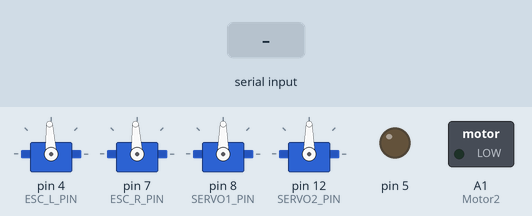
Recording of a sketch running on a simulated Arduino Leonardo, built with avr-gcc and run on an emulated ATmega32U4. Parts: 4 × servo, switched loads named in the sketch (green lamp = pin HIGH), output pins drawn as LEDs (lit = HIGH). The test bench sets the inputs (shaded band).

Above: at 3.2 s.
3.3 s: "90,45,200\n" received over the second serial link
At 4.1 s:
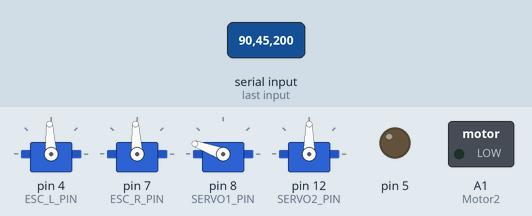
5.3 s: "30,150,10\n" received over the second serial link
At 5.7 s:
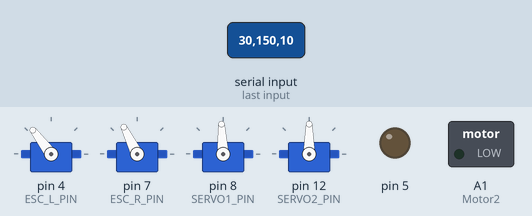
7.3 s: "90,45\n" received over the second serial link
At 7.7 s:
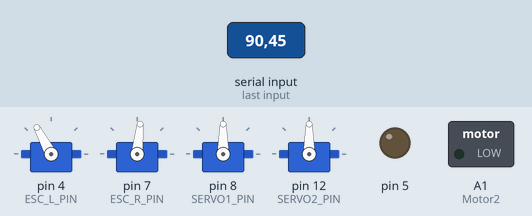
9.3 s: "90\n" received over the second serial link
At 11.0 s:
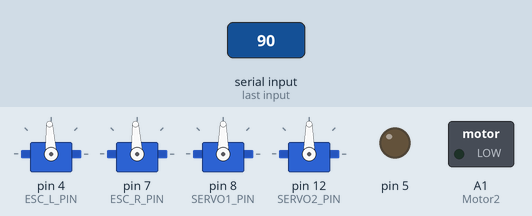
11.3 s: "200\n" received over the second serial link
At 11.55 s:
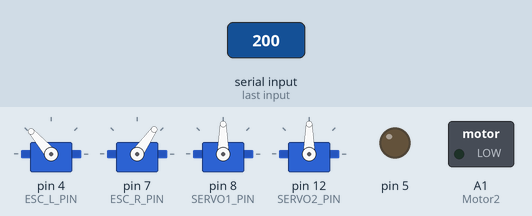
13.3 s: "1,90\n" received over the second serial link
At 13.7 s:
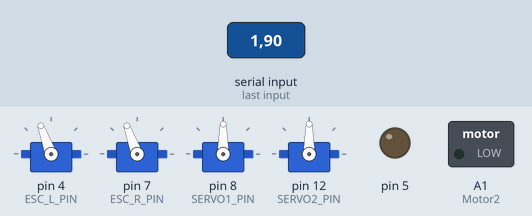
Timing chart, 0 to 16.3 s (numbered marks = the images above; inputs shaded):
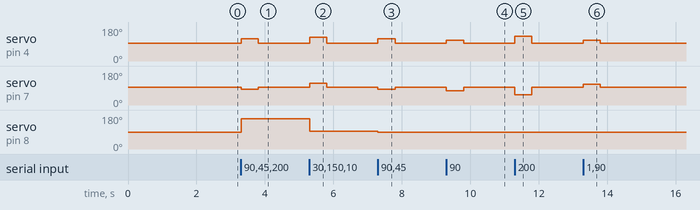

Measured:
- after the input at 3.3 s, servo on pin 4 (ESC_L_PIN): 93° → 118° at once, → 93° 0.50 s later; servo on pin 7 (ESC_R_PIN): 93° → 84° at once, → 93° 0.50 s later; servo on pin 8 (SERVO1_PIN): 90° → 160° at once
- after the input at 5.3 s, servo on pin 4 (ESC_L_PIN): 93° → 127° at once, → 93° 0.50 s later; servo on pin 7 (ESC_R_PIN): 93° → 116° at once, → 93° 0.50 s later; servo on pin 8 (SERVO1_PIN): 160° → 93° at once
- after the input at 7.3 s, servo on pin 4 (ESC_L_PIN): 93° → 118° at once, → 93° 0.50 s later; servo on pin 7 (ESC_R_PIN): 93° → 84° at once, → 93° 0.50 s later; servo on pin 8 (SERVO1_PIN): 93° → 90° at once
- after the input at 9.3 s, servo on pin 4 (ESC_L_PIN): 93° → 110° at once, → 93° 0.50 s later; servo on pin 7 (ESC_R_PIN): 93° → 76° at once, → 93° 0.50 s later
- after the input at 11.3 s, servo on pin 4 (ESC_L_PIN): 93° → 131° at once, → 93° 0.50 s later; servo on pin 7 (ESC_R_PIN): 93° → 55° at once, → 93° 0.50 s later
- after the input at 13.3 s, servo on pin 4 (ESC_L_PIN), servo on pin 7 (ESC_R_PIN): 93° → 110° at once, → 93° 0.50 s later

The sketch:

JAM_Mark3_brushless_servo.ino
```cpp
#include "string.h"
#include <Servo.h>
#define Cont_threshold 3   // スティックの遊び（この値未満は0扱い）

// ===== ピン設定（J4 AUX） =====
#define ESC_L_PIN   4    // J4-7 : 左ブラシレス
#define ESC_R_PIN   7    // J4-8 : 右ブラシレス
#define SERVO1_PIN  8    // J4-9 : サーボ1（右スティック縦）
#define SERVO2_PIN  12   // J4-6 : サーボ2（X/Bボタン）
// DCモータ : M2枠（D5 + A1）

// ===== 調整用の値 =====
#define STICK_MAX     255   // スティックの最大値
#define ESC_NEUTRAL   1500  // ESCの停止位置(μs)
#define ESC_RANGE     500   // 停止位置からの振れ幅(μs) → 1000～2000μs
#define BUMPER_POWER  150   // LB/RBで旋回するときの出力(0～255)
#define SERVO2_STEP   2     // X/Bを押している間に1回で動く角度
#define DC_SPEED      255   // DCモータの出力(0～255)
#define FAILSAFE_MS   500   // この時間受信がなければモータ停止(ms)

char recieve_data[80];//受信可能文字数
int chkstr[17];//17入力 (X,Y,Z,rZ,B1~~~B12,POV)
int recieve_cont = 0;//文字カウント用変数
bool recieve_end = false;//命令が更新されているか（文字列の終端まで到達しているか）
bool USB_Communication = false;//電話線接続モード（USB時接続テスト時にはTrueにする）

Servo escL, escR, servo1, servo2;
int servo2Angle = 90;            // サーボ2の現在角度
unsigned long lastReceive = 0;   // 最後に受信した時刻

// 関数の前方宣言
void MotorDrive(char motornom, int motorspeed);
void EscDrive(Servo &esc, int power);
void SerialRead();

void setup() {
  pinMode(A1, OUTPUT); // Motor2（DCモータ）の方向ピン

  if(USB_Communication){
    Serial.begin(115200);
  }else{
    Serial1.begin(115200);
  }

  escL.attach(ESC_L_PIN);
  escR.attach(ESC_R_PIN);
  servo1.attach(SERVO1_PIN);
  servo2.attach(SERVO2_PIN);

  escL.writeMicroseconds(ESC_NEUTRAL); // ESCは停止信号を送ってアーム
  escR.writeMicroseconds(ESC_NEUTRAL);
  servo1.write(90);
  servo2.write(servo2Angle);
  MotorDrive(2, 0);

  delay(2000); // ESCのアーム待ち
}

void loop() {
  SerialRead();

  if(recieve_end){
    recieve_end = false;       // 1回の受信につき1回だけ処理する
    lastReceive = millis();

  //chkstr[0]=左軸横（右が正）    //chkstr[1]=左軸縦（上が正）  //chkstr[2]=右軸縦（上が正）    //chkstr[3]=右軸横（右が正）
  //chkstr[4]=A                   //chkstr[5]=B                 //chkstr[6]=X                   //chkstr[7]=Y
  //chkstr[8]=LB                  //chkstr[9]=RB

    // ---------- ブラシレス（左スティック） ----------
    int lx = chkstr[0]; // 横：旋回
    int ly = chkstr[1]; // 縦：前進・後進
    if(abs(lx) < Cont_threshold) lx = 0;
    if(abs(ly) < Cont_threshold) ly = 0;

    int powerL = ly + lx;  // 右に倒すと左モータが強くなって右旋回
    int powerR = ly - lx;

    // LB/RB：その場で左右に旋回（スティックより優先）
    if(chkstr[8] == 1 && chkstr[9] != 1){        // LB → 左
      powerL = -BUMPER_POWER;
      powerR =  BUMPER_POWER;
    }else if(chkstr[9] == 1 && chkstr[8] != 1){  // RB → 右
      powerL =  BUMPER_POWER;
      powerR = -BUMPER_POWER;
    }

    EscDrive(escL, powerL);
    EscDrive(escR, powerR);

    // ---------- サーボ1（右スティック縦で0～180度） ----------
    int ry = chkstr[2];
    if(abs(ry) < Cont_threshold) ry = 0;
    int angle1 = map(ry, -STICK_MAX, STICK_MAX, 0, 180); // 中央で90度
    servo1.write(constrain(angle1, 0, 180));

    // ---------- サーボ2（X：角度を減らす / B：角度を増やす） ----------
    if(chkstr[6] == 1) servo2Angle -= SERVO2_STEP;
    if(chkstr[5] == 1) servo2Angle += SERVO2_STEP;
    servo2Angle = constrain(servo2Angle, 0, 180);
    servo2.write(servo2Angle);

    // ---------- DCモータ（Y：正転 / A：逆転） ----------
    int dcSpeed = 0;
    if(chkstr[7] == 1 && chkstr[4] != 1)      dcSpeed =  DC_SPEED;
    else if(chkstr[4] == 1 && chkstr[7] != 1) dcSpeed = -DC_SPEED;
    MotorDrive(2, dcSpeed);
  }

  // 通信が途切れたらモータを止める（サーボはその位置のまま）
  if(millis() - lastReceive > FAILSAFE_MS){
    EscDrive(escL, 0);
    EscDrive(escR, 0);
    MotorDrive(2, 0);
  }
}

// ESCに出力する関数（power：-255～255、0で停止）
void EscDrive(Servo &esc, int power){
  power = constrain(power, -255, 255);
  esc.writeMicroseconds(ESC_NEUTRAL + map(power, -255, 255, -ESC_RANGE, ESC_RANGE));
}

//DCモータを回転させる関数（今回はM2のみ使用）
//※M4(D9)・M5(D10)はServoライブラリと競合するため analogWrite は使わないこと
void MotorDrive(char motornom,int motorspeed){
  switch(motornom){
    case 2:
      analogWrite(5,(-1) * motorspeed);
      if(motorspeed <= 0){
        digitalWrite(A1,LOW);
      }else{
        digitalWrite(A1,HIGH);
      }
      break;
  }
}

//文字列を受信する関数（元のプログラムと同じ）
void SerialRead(){
  if(USB_Communication){
    if(Serial.available()){
        recieve_data[recieve_cont] = Serial.read();
        if(recieve_cont > 50 || recieve_data[recieve_cont] == '\n'){
          recieve_cont = 0;
          chkstr[0] = atoi(strtok(recieve_data,","));
          for(int counter1 = 1;counter1 < 16;counter1++) chkstr[counter1] = atoi(strtok(NULL,","));
          memset(( void * )recieve_data, 0, sizeof(recieve_data));
          recieve_end = true;
        }else{
          recieve_cont++;
          recieve_end = false;
        }
    }
  }else{
    if(Serial1.available()){
        recieve_data[recieve_cont] = Serial1.read();
        if(recieve_cont > 50 || recieve_data[recieve_cont] == '\n'){
          recieve_cont = 0;
          chkstr[0] = atoi(strtok(recieve_data,","));
          for(int counter1 = 1;counter1 < 16;counter1++) chkstr[counter1] = atoi(strtok(NULL,","));
          memset(( void * )recieve_data, 0, sizeof(recieve_data));
          recieve_end = true;
        }else{
          recieve_cont++;
          recieve_end = false;
        }
    }
  }
}
```
